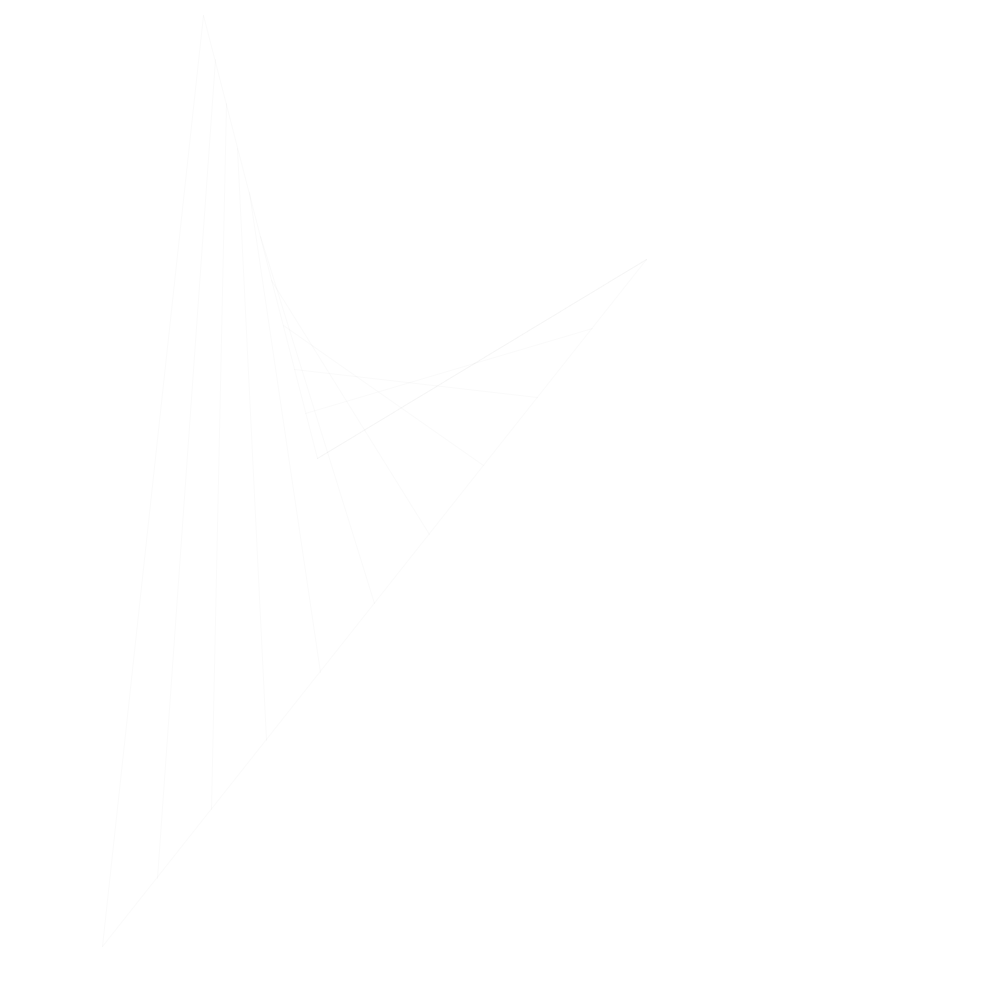
Frame 1 (no input)
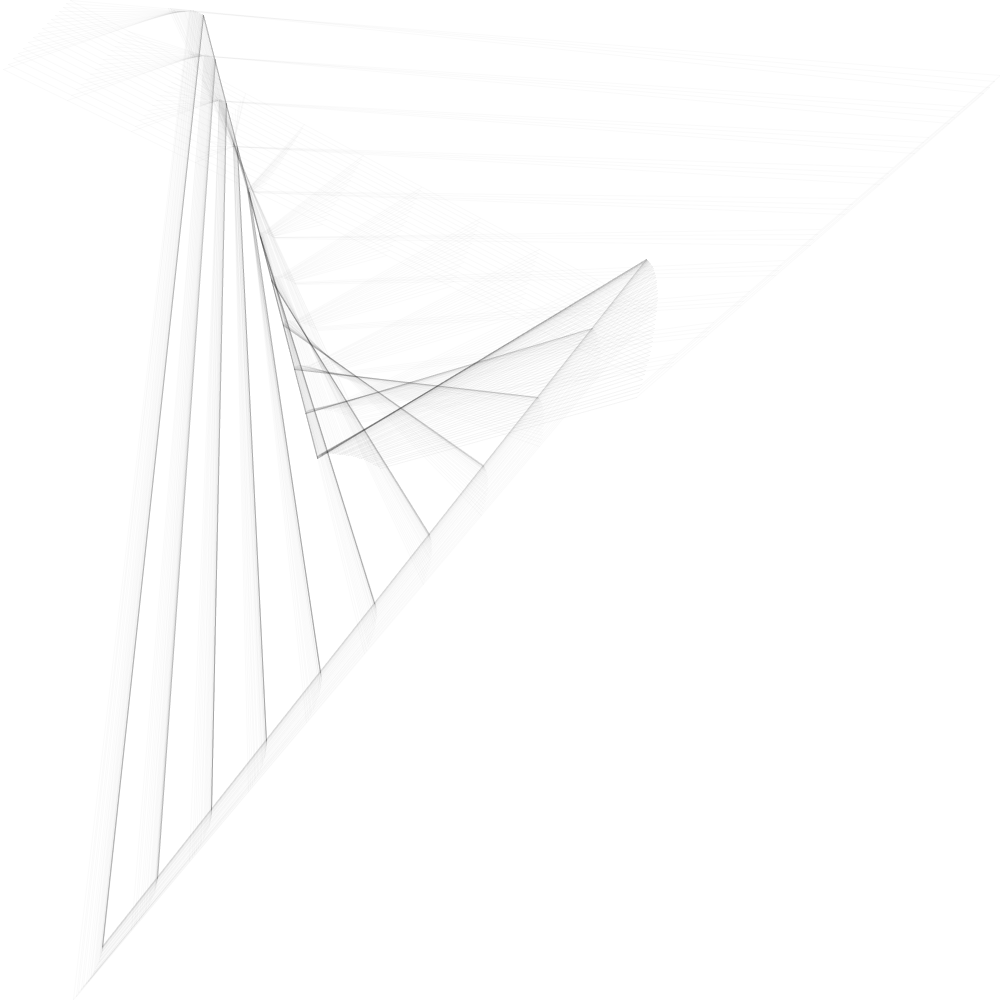
Frame 60 (the mouse pressed at the canvas centre just before this capture)
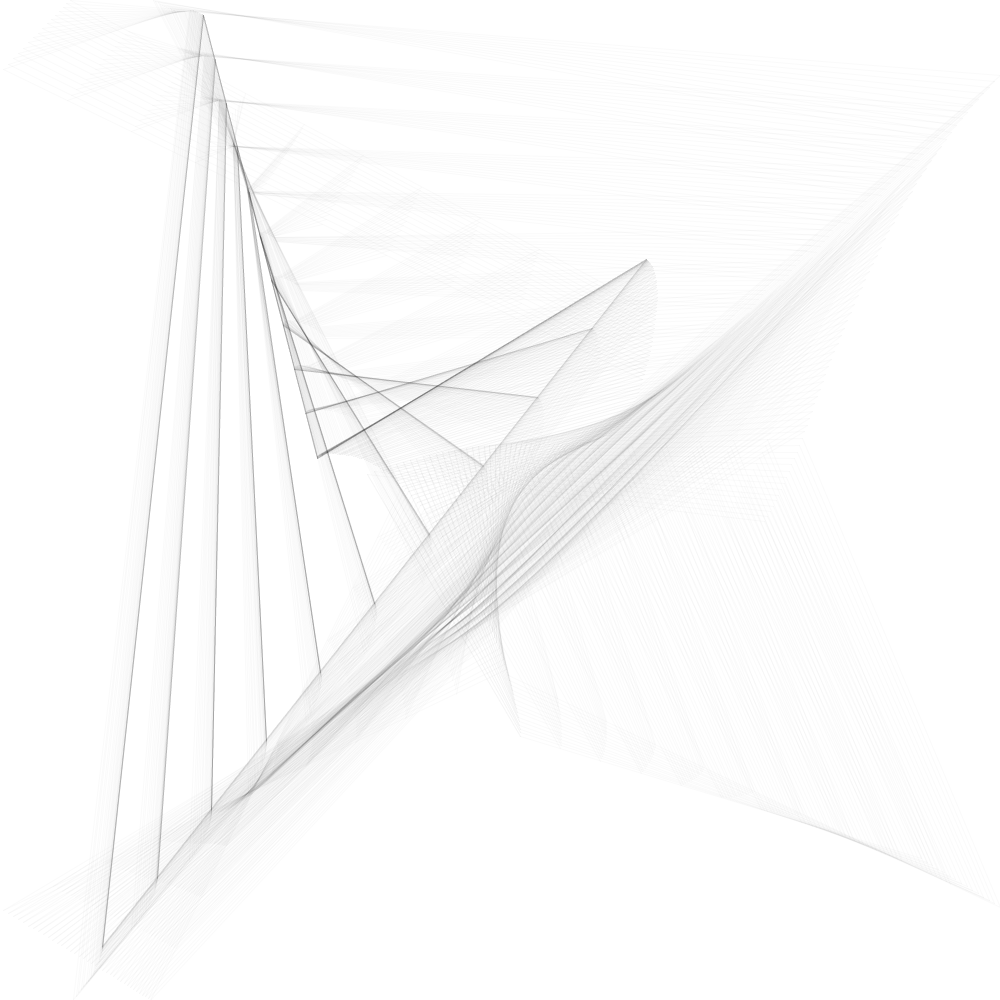
Frame 120 (the mouse held since frame 60 and released just before this capture)

The Processing sketch that drew these frames (run headless with seeded random() and noise(); from frame 60 on, the mouse is pressed at the canvas centre):

// Processing sketch: lines_moving
// ── lines_moving.pde


 
int lifespan = 50;
int N = 4;
Point[] points;
int steps = 10;

void setup(){
  
  size(1000,1000);
  //fullScreen();
  
  //frameRate(15);
  
  points = new Point[N];//new ArrayList<Point>(N);
  for(int i = 0; i<N ; i++){
    points[i] = new Point();
  }
  
  stroke(0,5);
  background(255);
}


void draw(){
  //background(255);
  
  for(int i = 0; i< points.length; i++)
    points[i].update();
 
  linesBetween();
  
}

void keyPressed(){
  if(key == 'r'){
  }
} 


void linesBetween(){
  
  PVector origin = points[0].derivs[0].copy();
  translate(origin.x, origin.y);
  
  pushMatrix();
  PVector A = PVector.sub( points[1].derivs[0], points[0].derivs[0] );
  line(0,0, A.x, A.y);
  translate(A.x, A.y);
  PVector B = PVector.sub( points[2].derivs[0], points[1].derivs[0] );
  line(0,0, B.x, B.y);
  translate(B.x, B.y);
  PVector C = PVector.sub( points[3].derivs[0], points[2].derivs[0] );
  line(0,0, C.x, C.y);
  translate(C.x, C.y);
  PVector D = PVector.sub( points[0].derivs[0], points[3].derivs[0] );
  line(0,0, D.x, D.y);
  translate(D.x, D.y);
  popMatrix();
  PVector stepD = D.copy().div(steps).mult(-1);
  PVector stepB = B.copy().div(steps);
  for(int i=0; i<steps; i++){
    float x1 = stepD.x * i;
    float y1 = stepD.y * i;
    float x2 = A.x + stepB.x * i;
    float y2 = A.y + stepB.y * i;
    line( x1, y1, x2, y2 ); 
  }
}
  
// ── Point.pde

class Point {
  PVector[] derivs;
  color c;
  
  Point(){
    derivs = new PVector[8];
    for(int i = 0; i<8; i++)
      derivs[i] = new PVector();
    
    derivs[0].x = random(width);
    derivs[0].y = random(height);
    
    c = color(random(255),random(255),random(255));
  }
  
  void updateKinematic(){
    derivs[5] = PVector.random2D().mult(0.001);
    
    for(int i = 5; i >0; i--){
       derivs[i-1].add(derivs[i].mult(0.94));
    }
    derivs[5].mult(0);
    
    //bounceWalls();
    wrapAround();
  }
  
  void bounceWalls(){
    if(derivs[0].x>width || derivs[0].x <0) derivs[1].x *= -1;
    if(derivs[0].y > height || derivs[0].y < 0) derivs[1].y *= -1;
  }
  
  void wrapAround(){
    if(derivs[0].x>width) derivs[0].x = 0;
    if(derivs[0].x <0) derivs[0].x = width;
    if(derivs[0].y > height) derivs[0].y = 0;
    if(derivs[0].y < 0) derivs[0].y = height;
  }
  
  void update(){
    updateKinematic();
    display();
  }
  
  void display(){
    fill(c);
    //ellipse(derivs[0].x,derivs[0].y, 20, 20);
    stroke(0,5);
  }
  
}
